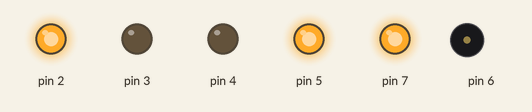
Simulated run of this sketch. Board: Arduino Uno, built with avr-gcc and run on an emulated ATmega328P. Shown: output pins drawn as LEDs (lit = HIGH), buzzer (waves = sounding).

Above: at 0.1 s.
At 1.1 s:
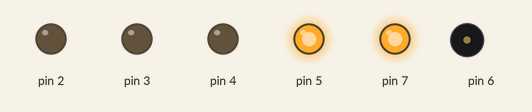
At 2.1 s:
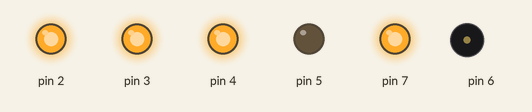
At 5.1 s:
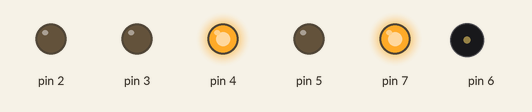
At 10.25 s:
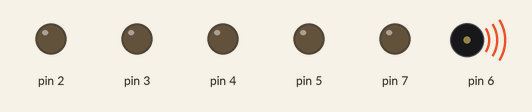
At 10.6 s:
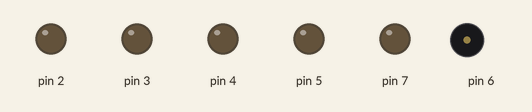
Timing chart, 0 to 12.1 s (numbered marks = the images above):
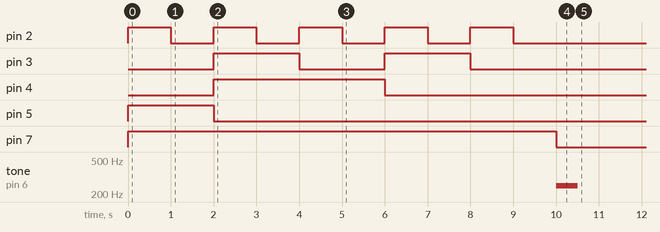

Measured:
- by itself, tone on pin 6: silent → 250 Hz at 10.0 s, → silent 0.50 s later

The sketch:

Taller__5.3_-_B2_.ino
```cpp
/*
   Fundacion Kinal
   Centro educativo tecnico laboral Kinal
   Quinto perito
   Quinto electronica
   Codigo Tecnico: EB5AM
   Curso: Taller de electronica digital y reparacion de computadoras I
   Proyecto: Taller (5.3 - B2)
   Dev: Paolo Eduardo Orozco Argueta
   Fecha: 9 de mayo
   link de la simulacion: https://www.tinkercad.com/things/k93Xi4YqzCr-taller-53-b2?sharecode=b-jYxNvz3uMnfj5QbXv98v_I7030iKw9xs8b6YdaIwo

*/
byte conteo = 0;

void secuencia_leds(int valor_led){
  switch(valor_led){
    case 0:
    digitalWrite(2,LOW);
    digitalWrite(3,LOW);
    digitalWrite(4,LOW);
    digitalWrite(5,LOW);
    break;
    case 1:
    digitalWrite(2,HIGH);
    digitalWrite(3,LOW);
    digitalWrite(4,LOW);
    digitalWrite(5,LOW);
    break;
    case 2:
    digitalWrite(2,LOW);
    digitalWrite(3,HIGH);
    digitalWrite(4,LOW);
    digitalWrite(5,LOW);
    break;
    case 3:
    digitalWrite(2,HIGH);
    digitalWrite(3,HIGH);
    digitalWrite(4,LOW);
    digitalWrite(5,LOW);
    break;
    case 4:
    digitalWrite(2,LOW);
    digitalWrite(3,LOW);
    digitalWrite(4,HIGH);
    digitalWrite(5,LOW);
    break;
    case 5:
    digitalWrite(2,HIGH);
    digitalWrite(3,LOW);
    digitalWrite(4,HIGH);
    digitalWrite(5,LOW);
    break;
    case 6:
    digitalWrite(2,LOW);
    digitalWrite(3,HIGH);
    digitalWrite(4,HIGH);
    digitalWrite(5,LOW);
    break;
    case 7:
    digitalWrite(2,HIGH);
    digitalWrite(3,HIGH);
    digitalWrite(4,HIGH);
    digitalWrite(5,LOW);
    break;
    case 8:
    digitalWrite(2,LOW);
    digitalWrite(3,LOW);
    digitalWrite(4,LOW);
    digitalWrite(5,HIGH);
    break;
    case 9:
    digitalWrite(2,HIGH);
    digitalWrite(3,LOW);
    digitalWrite(4,LOW);
    digitalWrite(5,HIGH);
    break;
  }
}

void setup()
{

  Serial.begin(9600);

  pinMode(2,OUTPUT);
  pinMode(3,OUTPUT);
  pinMode(4,OUTPUT);
  pinMode(5,OUTPUT);
  pinMode(6,OUTPUT);
  pinMode(7,OUTPUT);
  digitalWrite(7,HIGH);

  secuencia_leds(9);
  delay(1000);
  secuencia_leds(8);
  delay(1000);
  secuencia_leds(7);
  delay(1000);
  secuencia_leds(6);
  delay(1000);
  secuencia_leds(5);
  delay(1000);
  secuencia_leds(4);
  delay(1000);
  secuencia_leds(3);
  delay(1000);
  secuencia_leds(2);
  delay(1000);
  secuencia_leds(1);
  delay(1000);
  secuencia_leds(0);
  delay(1000);

  tone(6,250,500);

  digitalWrite(7,LOW);
}
void loop(){}
```
